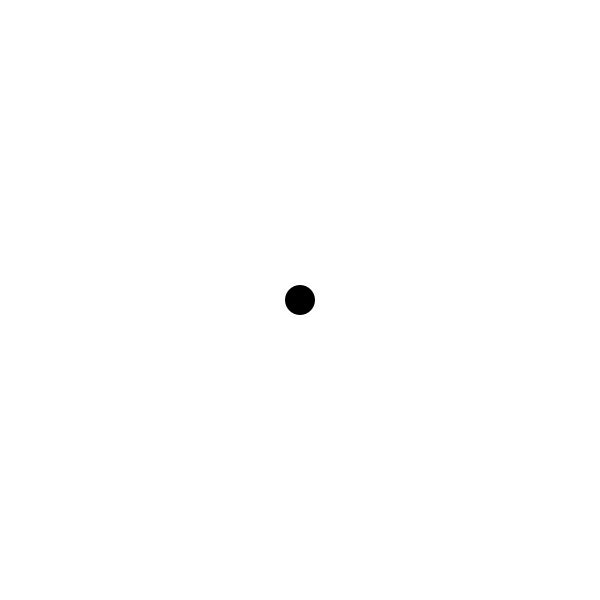
Frame 1 (no input)
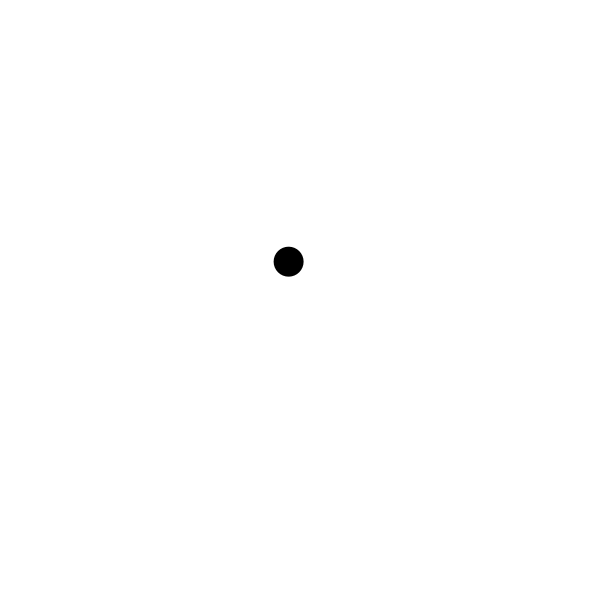
Frame 60 (the mouse pressed at the canvas centre just before this capture)
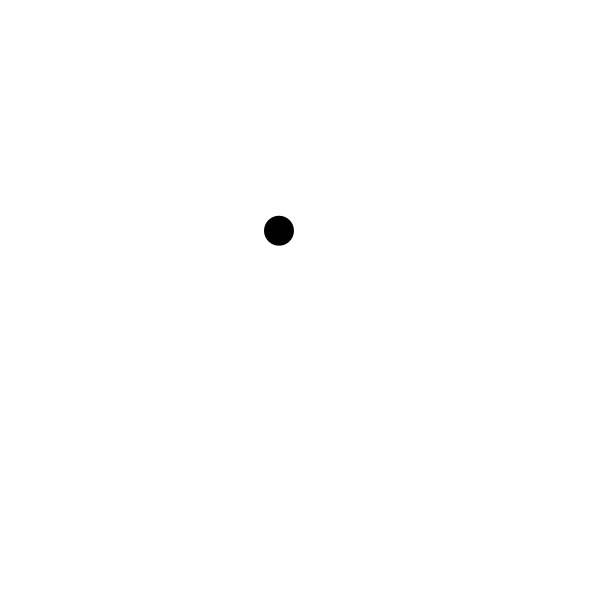
Frame 120 (the mouse held since frame 60 and released just before this capture)

The Processing sketch that drew these frames (run headless with seeded random() and noise(); from frame 60 on, the mouse is pressed at the canvas centre):

// Processing sketch: vel_random_walk
// ── vel_random_walk.pde
// 速度によるランダムウォーク

// エージェントの位置
float x;
float y;
// エージェントの速度
float vx;
float vy;

void setup() {
  size(600, 600);
  noStroke();
  fill(0);

  // 初期位置
  x = width / 2;
  y = height / 2;

  // 初速
  vx = 0;
  vy = 0;
}

void draw() {
  // 速度を位置に反映
  x += vx;
  y += vy;

  // 速度をランダムに変化させる
  vx += random(-0.1, +0.1);
  vy += random(-0.1, +0.1);

  // エージェントを描く
  background(255);
  ellipse(x, y, 30, 30);
}
